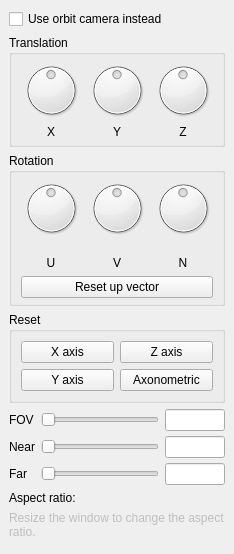
  <widget class="QDockWidget" name="camtransDock">
   <property name="windowTitle">
    <string>Camtrans</string>
   </property>
   <attribute name="dockWidgetArea">
    <number>1</number>
   </attribute>
   <widget class="QWidget" name="camtransDockContents">
    <layout class="QVBoxLayout" name="verticalLayout_10">
     <item>
      <widget class="QCheckBox" name="cameraOrbitCheckbox">
       <property name="text">
        <string>Use orbit camera instead</string>
       </property>
      </widget>
     </item>
     <item>
      <widget class="QGroupBox" name="cameraPosition">
       <property name="title">
        <string>Translation</string>
       </property>
       <layout class="QGridLayout" name="gridLayout">
        <property name="topMargin">
         <number>5</number>
        </property>
        <property name="bottomMargin">
         <number>5</number>
        </property>
        <property name="verticalSpacing">
         <number>5</number>
        </property>
        <item row="1" column="0">
         <widget class="QLabel" name="cameraPositionLabelX">
          <property name="text">
           <string>X</string>
          </property>
          <property name="alignment">
           <set>Qt::AlignCenter</set>
          </property>
         </widget>
        </item>
        <item row="1" column="1">
         <widget class="QLabel" name="cameraPositionLabelY">
          <property name="text">
           <string>Y</string>
          </property>
          <property name="alignment">
           <set>Qt::AlignCenter</set>
          </property>
         </widget>
        </item>
        <item row="1" column="2">
         <widget class="QLabel" name="cameraPositionLabelZ">
          <property name="text">
           <string>Z</string>
          </property>
          <property name="alignment">
           <set>Qt::AlignCenter</set>
          </property>
         </widget>
        </item>
        <item row="0" column="0">
         <widget class="QDial" name="transX">
          <property name="minimumSize">
           <size>
            <width>60</width>
            <height>60</height>
           </size>
          </property>
          <property name="maximumSize">
           <size>
            <width>60</width>
            <height>60</height>
           </size>
          </property>
          <property name="minimum">
           <number>-360</number>
          </property>
          <property name="maximum">
           <number>360</number>
          </property>
          <property name="singleStep">
           <number>10</number>
          </property>
          <property name="pageStep">
           <number>30</number>
          </property>
          <property name="orientation">
           <enum>Qt::Horizontal</enum>
          </property>
          <property name="invertedControls">
           <bool>true</bool>
          </property>
          <property name="wrapping">
           <bool>true</bool>
          </property>
         </widget>
        </item>
        <item row="0" column="1">
         <widget class="QDial" name="transY">
          <property name="minimumSize">
           <size>
            <width>60</width>
            <height>60</height>
           </size>
          </property>
          <property name="maximumSize">
           <size>
            <width>60</width>
            <height>60</height>
           </size>
          </property>
          <property name="minimum">
           <number>-360</number>
          </property>
          <property name="maximum">
           <number>360</number>
          </property>
          <property name="singleStep">
           <number>10</number>
          </property>
          <property name="pageStep">
           <number>30</number>
          </property>
          <property name="orientation">
           <enum>Qt::Horizontal</enum>
          </property>
          <property name="invertedControls">
           <bool>true</bool>
          </property>
          <property name="wrapping">
           <bool>true</bool>
          </property>
         </widget>
        </item>
        <item row="0" column="2">
         <widget class="QDial" name="transZ">
          <property name="minimumSize">
           <size>
            <width>60</width>
            <height>60</height>
           </size>
          </property>
          <property name="maximumSize">
           <size>
            <width>60</width>
            <height>60</height>
           </size>
          </property>
          <property name="minimum">
           <number>-360</number>
          </property>
          <property name="maximum">
           <number>360</number>
          </property>
          <property name="singleStep">
           <number>10</number>
          </property>
          <property name="pageStep">
           <number>30</number>
          </property>
          <property name="orientation">
           <enum>Qt::Horizontal</enum>
          </property>
          <property name="invertedControls">
           <bool>true</bool>
          </property>
          <property name="wrapping">
           <bool>true</bool>
          </property>
         </widget>
        </item>
       </layout>
      </widget>
     </item>
     <item>
      <widget class="QGroupBox" name="cameraRotation">
       <property name="enabled">
        <bool>true</bool>
       </property>
       <property name="title">
        <string>Rotation</string>
       </property>
       <layout class="QVBoxLayout" name="verticalLayout_13">
        <property name="topMargin">
         <number>5</number>
        </property>
        <property name="bottomMargin">
         <number>5</number>
        </property>
        <item>
         <widget class="QWidget" name="cameraRotation_2" native="true">
          <layout class="QGridLayout" name="gridLayout_15">
           <property name="verticalSpacing">
            <number>18</number>
           </property>
           <property name="margin">
            <number>0</number>
           </property>
           <item row="0" column="0">
            <widget class="QDial" name="rotU">
             <property name="minimumSize">
              <size>
               <width>60</width>
               <height>60</height>
              </size>
             </property>
             <property name="maximumSize">
              <size>
               <width>60</width>
               <height>60</height>
              </size>
             </property>
             <property name="minimum">
              <number>-360</number>
             </property>
             <property name="maximum">
              <number>360</number>
             </property>
             <property name="singleStep">
              <number>10</number>
             </property>
             <property name="pageStep">
              <number>30</number>
             </property>
             <property name="orientation">
              <enum>Qt::Horizontal</enum>
             </property>
             <property name="invertedControls">
              <bool>true</bool>
             </property>
             <property name="wrapping">
              <bool>true</bool>
             </property>
            </widget>
           </item>
           <item row="0" column="1">
            <widget class="QDial" name="rotV">
             <property name="minimumSize">
              <size>
               <width>60</width>
               <height>60</height>
              </size>
             </property>
             <property name="maximumSize">
              <size>
               <width>60</width>
               <height>60</height>
              </size>
             </property>
             <property name="minimum">
              <number>-360</number>
             </property>
             <property name="maximum">
              <number>360</number>
             </property>
             <property name="singleStep">
              <number>10</number>
             </property>
             <property name="pageStep">
              <number>30</number>
             </property>
             <property name="orientation">
              <enum>Qt::Horizontal</enum>
             </property>
             <property name="invertedControls">
              <bool>true</bool>
             </property>
             <property name="wrapping">
              <bool>true</bool>
             </property>
            </widget>
           </item>
           <item row="0" column="2">
            <widget class="QDial" name="rotN">
             <property name="minimumSize">
              <size>
               <width>60</width>
               <height>60</height>
              </size>
             </property>
             <property name="maximumSize">
              <size>
               <width>60</width>
               <height>60</height>
              </size>
             </property>
             <property name="minimum">
              <number>-360</number>
             </property>
             <property name="maximum">
              <number>360</number>
             </property>
             <property name="singleStep">
              <number>10</number>
             </property>
             <property name="pageStep">
              <number>30</number>
             </property>
             <property name="orientation">
              <enum>Qt::Horizontal</enum>
             </property>
             <property name="invertedControls">
              <bool>true</bool>
             </property>
             <property name="wrapping">
              <bool>true</bool>
             </property>
            </widget>
           </item>
           <item row="1" column="0">
            <widget class="QLabel" name="cameraRotationLabelYaw">
             <property name="text">
              <string>U</string>
             </property>
             <property name="alignment">
              <set>Qt::AlignCenter</set>
             </property>
            </widget>
           </item>
           <item row="1" column="1">
            <widget class="QLabel" name="cameraRotationLabelPitch">
             <property name="text">
              <string>V</string>
             </property>
             <property name="alignment">
              <set>Qt::AlignCenter</set>
             </property>
            </widget>
           </item>
           <item row="1" column="2">
            <widget class="QLabel" name="cameraRotationLabelRoll">
             <property name="text">
              <string>N</string>
             </property>
             <property name="alignment">
              <set>Qt::AlignCenter</set>
             </property>
            </widget>
           </item>
          </layout>
         </widget>
        </item>
        <item>
         <widget class="QPushButton" name="resetUpVector">
          <property name="text">
           <string>Reset up vector</string>
          </property>
         </widget>
        </item>
       </layout>
      </widget>
     </item>
     <item>
      <widget class="QGroupBox" name="cameraResetAxis">
       <property name="minimumSize">
        <size>
         <width>0</width>
         <height>0</height>
        </size>
       </property>
       <property name="title">
        <string>Reset</string>
       </property>
       <layout class="QGridLayout" name="gridLayout_14">
        <item row="0" column="0">
         <widget class="QPushButton" name="xAxisButton">
          <property name="text">
           <string>X axis</string>
          </property>
         </widget>
        </item>
        <item row="1" column="0">
         <widget class="QPushButton" name="yAxisButton">
          <property name="text">
           <string>Y axis</string>
          </property>
         </widget>
        </item>
        <item row="0" column="1">
         <widget class="QPushButton" name="zAxisButton">
          <property name="text">
           <string>Z axis</string>
          </property>
         </widget>
        </item>
        <item row="1" column="1">
         <widget class="QPushButton" name="axonometricButton">
          <property name="text">
           <string>Axonometric</string>
          </property>
         </widget>
        </item>
       </layout>
      </widget>
     </item>
     <item>
      <widget class="QWidget" name="cameraFrustum" native="true">
       <layout class="QGridLayout" name="gridLayout_5">
        <property name="verticalSpacing">
         <number>5</number>
        </property>
        <property name="margin">
         <number>0</number>
        </property>
        <item row="0" column="0">
         <widget class="QLabel" name="cameraFovLabel">
          <property name="text">
           <string>FOV</string>
          </property>
         </widget>
        </item>
        <item row="0" column="3">
         <widget class="QLineEdit" name="cameraFovTextbox">
          <property name="minimumSize">
           <size>
            <width>60</width>
            <height>0</height>
           </size>
          </property>
          <property name="maximumSize">
           <size>
            <width>60</width>
            <height>16777215</height>
           </size>
          </property>
         </widget>
        </item>
        <item row="0" column="1">
         <widget class="QSlider" name="cameraFovSlider">
          <property name="minimumSize">
           <size>
            <width>100</width>
            <height>0</height>
           </size>
          </property>
          <property name="orientation">
           <enum>Qt::Horizontal</enum>
          </property>
         </widget>
        </item>
        <item row="1" column="0">
         <widget class="QLabel" name="cameraNearLabel">
          <property name="text">
           <string>Near</string>
          </property>
         </widget>
        </item>
        <item row="1" column="3">
         <widget class="QLineEdit" name="cameraNearTextbox">
          <property name="minimumSize">
           <size>
            <width>60</width>
            <height>0</height>
           </size>
          </property>
          <property name="maximumSize">
           <size>
            <width>60</width>
            <height>16777215</height>
           </size>
          </property>
         </widget>
        </item>
        <item row="2" column="0">
         <widget class="QLabel" name="cameraFarLabel">
          <property name="text">
           <string>Far</string>
          </property>
         </widget>
        </item>
        <item row="2" column="3">
         <widget class="QLineEdit" name="cameraFarTextbox">
          <property name="minimumSize">
           <size>
            <width>60</width>
            <height>0</height>
           </size>
          </property>
          <property name="maximumSize">
           <size>
            <width>60</width>
            <height>16777215</height>
           </size>
          </property>
         </widget>
        </item>
        <item row="1" column="1">
         <widget class="QSlider" name="cameraNearSlider">
          <property name="minimumSize">
           <size>
            <width>100</width>
            <height>0</height>
           </size>
          </property>
          <property name="orientation">
           <enum>Qt::Horizontal</enum>
          </property>
         </widget>
        </item>
        <item row="2" column="1">
         <widget class="QSlider" name="cameraFarSlider">
          <property name="minimumSize">
           <size>
            <width>100</width>
            <height>0</height>
           </size>
          </property>
          <property name="orientation">
           <enum>Qt::Horizontal</enum>
          </property>
         </widget>
        </item>
       </layout>
      </widget>
     </item>
     <item>
      <widget class="QLabel" name="cameraAspectRatio">
       <property name="text">
        <string>Aspect ratio:</string>
       </property>
      </widget>
     </item>
     <item>
      <widget class="QLabel" name="label">
       <property name="enabled">
        <bool>false</bool>
       </property>
       <property name="text">
        <string>Resize the window to change the aspect ratio.</string>
       </property>
       <property name="wordWrap">
        <bool>true</bool>
       </property>
      </widget>
     </item>
     <item>
      <widget class="QWidget" name="cameraDockEmptySpace" native="true">
       <property name="sizePolicy">
        <sizepolicy hsizetype="Preferred" vsizetype="Expanding">
         <horstretch>0</horstretch>
         <verstretch>0</verstretch>
        </sizepolicy>
       </property>
      </widget>
     </item>
    </layout>
   </widget>
  </widget>
